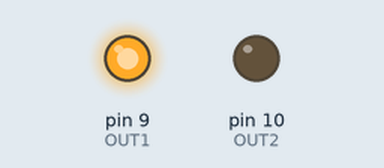
Recording of a sketch running on a simulated Arduino Uno, built with avr-gcc and run on an emulated ATmega328P. On the bench: output pins drawn as LEDs (lit = HIGH). Pins used as bus, display or sensor lines are not drawn; what the sketch prints to the serial monitor is not drawn.

Above: at 0.1 s.
Timing chart, 0 to 1.6 s (numbered marks = the images above):
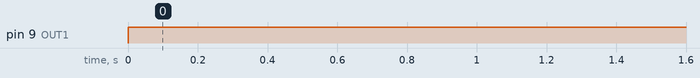

Measured:
- by itself, pin 9 (OUT1): LOW → HIGH at 0.00 s

The sketch:

MODBUS-2.ino
```cpp
#define IN1 0
#define IN2 1
#define OUT1 9
#define OUT2 10
#define OE 8

void setup() {
  pinMode(OUT1, OUTPUT);
  pinMode(OUT2, OUTPUT);
  digitalWrite (OUT1, LOW);
  digitalWrite (OUT2, LOW);

  pinMode(OE, OUTPUT);
  digitalWrite (OE, HIGH);

  pinMode(IN1, INPUT);
  pinMode(IN2, INPUT);

  Serial.begin(9600);
}


void loop() {
  if ( digitalRead(IN1) == 0) {
    digitalWrite (OUT1, HIGH);
    delay(500);
  }
  if ( digitalRead(IN2) == 0) {
    digitalWrite (OUT1, HIGH);
    delay(500);
  }
  Serial.print("--TEST !");
  delay(500);

}
```
